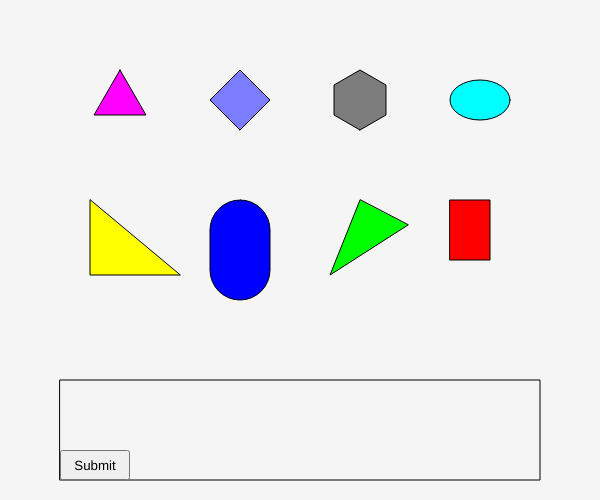
Frame 1 (no input)
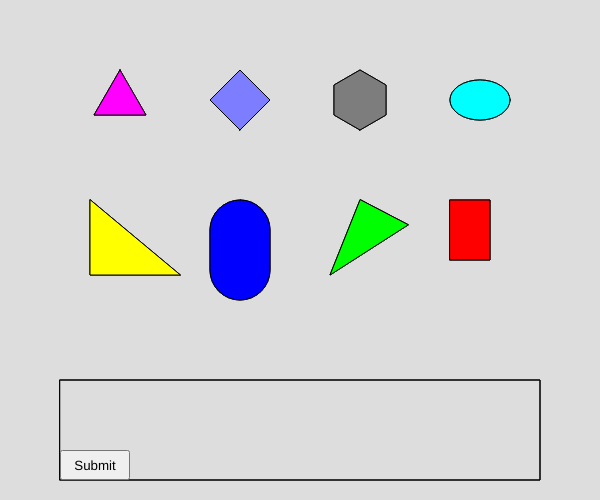
Frame 60 (no input)
Frame 120 (the mouse pressed at the canvas centre since frame 60): identical to frame 60, image omitted

The p5.js sketch that drew these frames (run headless with seeded random() and noise() and a simulated clock; from frame 60 on, the mouse is pressed at the canvas centre):

// p5.js sketch
// ── sketch.js
// Declare Shape objects

let Shape=[];

let isDragging=[];


function setup() {
  createCanvas(600, 500);

  //create shape objects
  for(i=0;i<8;i++){
    Shape[i]=new shape();
  }
  
  // Create buttons
  conbut =createButton("Submit");
  conbut.size(70,30);
  conbut.position(60, 450);
  conbut.mousePressed(Veri);

}

function draw() {
  background(220,75);

    

//Shapes

Shape[0].display1(Shape[0].X1,Shape[0].Y1);
Shape[1].display2(Shape[1].X2,Shape[1].Y2);
Shape[2].display3(Shape[2].X3,Shape[2].Y3);
Shape[3].display4(Shape[3].X4,Shape[3].Y4);
Shape[4].display5(Shape[4].X5,Shape[4].Y5);
Shape[5].display6(Shape[5].X6,Shape[5].Y6);
Shape[6].display7(Shape[6].X7,Shape[6].Y7);
Shape[7].display8(Shape[7].X8,Shape[7].Y8);

  // Reference grid
  push();
  noFill();
  rect(60,380,width*0.80,height*0.20);
  pop();
}



  class shape {
    constructor(){
        this.X1=width*0.2;
        this.Y1=height*0.2;
        this.X2=width*0.4;
        this.Y2=height*0.2;
        this.X3=width*0.6;
        this.Y3=height*0.2;
        this.X4=width*0.8;
        this.Y4=height*0.2;
        this.X5=width*0.15;
        this.Y5=height*0.4;
        this.X6=width*0.35;
        this.Y6=height*0.4;
        this.X7=width*0.6;
        this.Y7=height*0.4;
        this.X8=width*0.75;
        this.Y8=height*0.4;
        
    }

    display1(pX=width*0.2,pY=height*0.2){
      push();
      translate(pX,pY);
      rotate(PI);
      this.polygon(0, 0, 30, 3,'rgb(255,0,255)');
      pop();
    }

    display2(pX=width*0.4,pY=height*0.2){
      push();
      translate(pX,pY);
      this.polygon(0, 0, 30, 4,[125,125,255]);
      pop();
    }

    display3(pX=width*0.6,pY=height*0.2){
      push();
      translate(pX,pY);
      this.polygon(0, 0, 30, 6,[125,125,125]);
      pop();
    }

    display4(pX=width*0.8,pY=height*0.2){
      push();
      fill(0,255,255);
      ellipse(pX,pY,60,40);
      pop()
    }

    display5(pX=width*0.15,pY=height*0.4){
      push();
      fill(255,255,0);
      triangle(pX,pY,
        pX,pY+height*0.15,
        pX+width*0.15,pY+height*0.15);
      pop();
    }

    display6(pX=width*0.35,pY=height*0.4){
      push();
      fill(0,0,255);
      rect(pX,pY,
        width*0.1,height*0.2,
        width*0.3,height*0.55,
        width*0.3,height*0.4);
      pop();
    }

    display7(pX=width*0.6,pY=height*0.4){
      push();
      fill(0,255,0);
      triangle(pX,pY,
        pX-width*0.05,pY+height*0.15,
        pX+width*0.08,pY+height*0.05);
        pop();
    }

    display8(pX=width*0.75,pY=height*0.4){
      push();
      fill(255,0,0);
      rect(pX,pY,40,60);
      pop();
    }
    

    polygon(x, y, radius, npoints,coLor) {
      let angle = TWO_PI / npoints;
      push();
      fill(coLor);
      beginShape();
      for (let a = 0; a < TWO_PI; a += angle) {
        let sx = x + sin(a) * radius;
        let sy = y + cos(a) * radius;
        vertex(sx, sy);
      }
      endShape(CLOSE);
      pop();
    }


  }
  
   function mousePressed() {

     

    // Check if the mouse is over the shape
    let pixelColor = get(mouseX,mouseY);
    
      if (pixelColor[0] === 255 && pixelColor[1]===0 && pixelColor[2]===255) {
        isDragging[0] = true;
      }
      
      if (pixelColor[0] === 125 && pixelColor[1]===125 && pixelColor[2]===255) {
        isDragging[1] = true;
      }

      if (pixelColor[0] === 125 && pixelColor[1]===125 && pixelColor[2]===125) {
        isDragging[2] = true;
      }

      if (pixelColor[0] === 0 && pixelColor[1]===255 && pixelColor[2]===255) {
        isDragging[3] = true;
      }

      if (pixelColor[0] === 255 && pixelColor[1]===255 && pixelColor[2]===0) {
        isDragging[4] = true;
      }

      if (pixelColor[0] === 0 && pixelColor[1]=== 0 && pixelColor[2]===255) {
        isDragging[5] = true;
      }

      if (pixelColor[0] === 0 && pixelColor[1]===255 && pixelColor[2]===0) {
        isDragging[6] = true;
      }

      if (pixelColor[0] === 255 && pixelColor[1]===0 && pixelColor[2]===0) {
        isDragging[7] = true;
      }
    }
  

  function mouseReleased() {
    // Stop dragging the shape
     for(i=0;i<8;i++){
      isDragging[i]=false;
     }

  }

  function mouseDragged() {

    if(isDragging[0]){Shape[0].X1=mouseX;Shape[0].Y1=mouseY;}
    if(isDragging[1]){Shape[1].X2=mouseX;Shape[1].Y2=mouseY;}
    if(isDragging[2]){Shape[2].X3=mouseX;Shape[2].Y3=mouseY;}
    if(isDragging[3]){Shape[3].X4=mouseX;Shape[3].Y4=mouseY;}
    if(isDragging[4]){Shape[4].X5=mouseX-30;Shape[4].Y5=mouseY-40;}
    if(isDragging[5]){Shape[5].X6=mouseX-30;Shape[5].Y6=mouseY-40;}
    if(isDragging[6]){Shape[6].X7=mouseX;Shape[6].Y7=mouseY-25;}
    if(isDragging[7]){Shape[7].X8=mouseX-15;Shape[7].Y8=mouseY-20;}

  }
 
  function Veri(){
    let check=false;
    if(Shape[0].X1>60 && Shape[0].X1<540 && Shape[0].Y1>380 && Shape[0].Y1<480){
      if(Shape[4].X5+30>60 && Shape[4].X5<540 && Shape[4].Y5+40>380 && Shape[4].Y5<480){
        if(Shape[6].X7>60 && Shape[6].X7<540 && Shape[6].Y7+27>380 && Shape[6].Y7<480){
              alert("Congratulations!!");
              check=true;
        }
      }
    }
    if(!check){
      alert("The set should contain all the  triangles")
    }
  }
